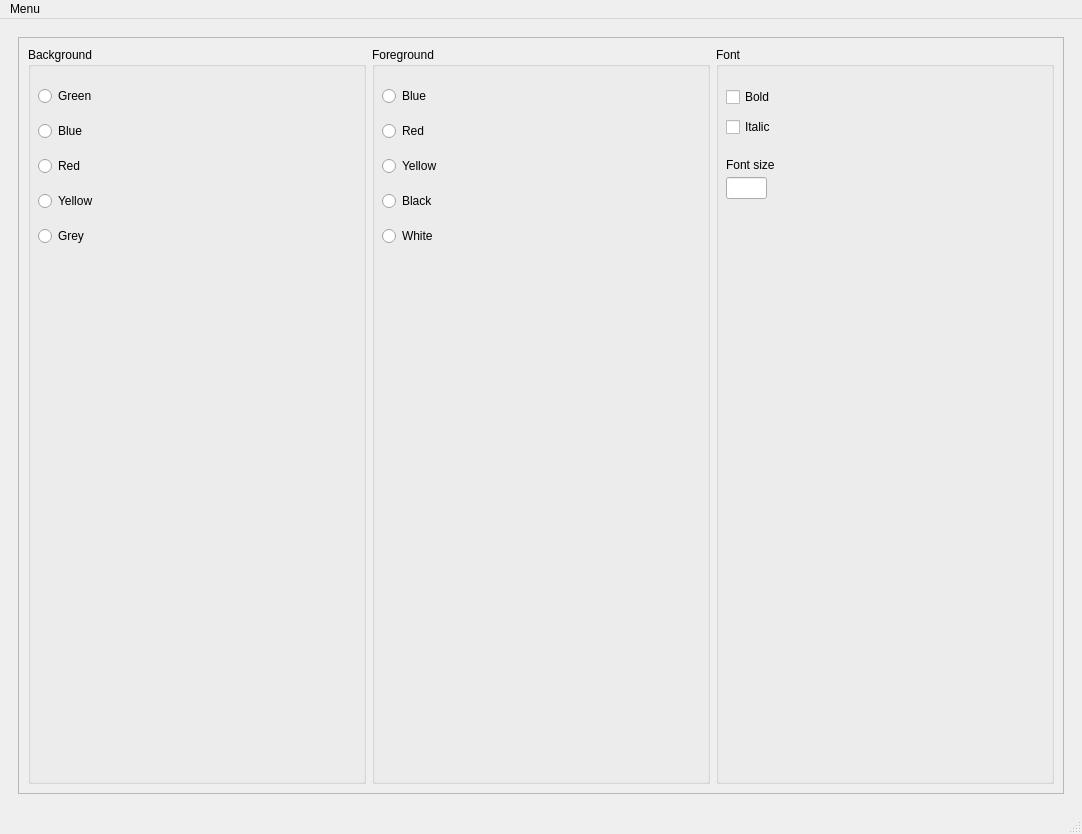
<?xml version="1.0" encoding="UTF-8"?>
<ui version="4.0">
 <class>MainWindow</class>
 <widget class="QMainWindow" name="MainWindow">
  <property name="geometry">
   <rect>
    <x>0</x>
    <y>0</y>
    <width>1082</width>
    <height>834</height>
   </rect>
  </property>
  <property name="sizePolicy">
   <sizepolicy hsizetype="Preferred" vsizetype="Preferred">
    <horstretch>1</horstretch>
    <verstretch>1</verstretch>
   </sizepolicy>
  </property>
  <property name="windowTitle">
   <string>MainWindow</string>
  </property>
  <property name="autoFillBackground">
   <bool>false</bool>
  </property>
  <widget class="QWidget" name="centralwidget">
   <property name="sizePolicy">
    <sizepolicy hsizetype="Preferred" vsizetype="Preferred">
     <horstretch>1</horstretch>
     <verstretch>1</verstretch>
    </sizepolicy>
   </property>
   <layout class="QGridLayout" name="gridLayout_6">
    <item row="0" column="0">
     <widget class="QStackedWidget" name="stackedWidget">
      <property name="sizePolicy">
       <sizepolicy hsizetype="Expanding" vsizetype="Expanding">
        <horstretch>1</horstretch>
        <verstretch>1</verstretch>
       </sizepolicy>
      </property>
      <property name="minimumSize">
       <size>
        <width>0</width>
        <height>0</height>
       </size>
      </property>
      <property name="currentIndex">
       <number>2</number>
      </property>
      <widget class="QWidget" name="page">
       <property name="sizePolicy">
        <sizepolicy hsizetype="Expanding" vsizetype="Expanding">
         <horstretch>1</horstretch>
         <verstretch>1</verstretch>
        </sizepolicy>
       </property>
       <layout class="QGridLayout" name="gridLayout_5">
        <item row="0" column="0">
         <widget class="QFrame" name="frame">
          <property name="frameShape">
           <enum>QFrame::StyledPanel</enum>
          </property>
          <property name="frameShadow">
           <enum>QFrame::Raised</enum>
          </property>
          <layout class="QGridLayout" name="gridLayout">
           <item row="2" column="0" colspan="2">
            <widget class="QLabel" name="labelCounter">
             <property name="sizePolicy">
              <sizepolicy hsizetype="Preferred" vsizetype="Expanding">
               <horstretch>0</horstretch>
               <verstretch>1</verstretch>
              </sizepolicy>
             </property>
             <property name="text">
              <string>Click Counter</string>
             </property>
            </widget>
           </item>
           <item row="1" column="0" colspan="2">
            <widget class="QLabel" name="copyTarget">
             <property name="sizePolicy">
              <sizepolicy hsizetype="Preferred" vsizetype="Expanding">
               <horstretch>0</horstretch>
               <verstretch>1</verstretch>
              </sizepolicy>
             </property>
             <property name="text">
              <string>Copy target</string>
             </property>
             <property name="indent">
              <number>0</number>
             </property>
            </widget>
           </item>
           <item row="0" column="0" colspan="2">
            <widget class="QLineEdit" name="lineEdit">
             <property name="sizePolicy">
              <sizepolicy hsizetype="Expanding" vsizetype="Expanding">
               <horstretch>0</horstretch>
               <verstretch>1</verstretch>
              </sizepolicy>
             </property>
             <property name="font">
              <font>
               <family>Segoe UI</family>
               <pointsize>11</pointsize>
               <italic>true</italic>
               <bold>true</bold>
               <underline>false</underline>
               <strikeout>false</strikeout>
              </font>
             </property>
             <property name="toolTip">
              <string>&lt;html&gt;&lt;head/&gt;&lt;body&gt;&lt;p&gt;Input is copied to copy target below&lt;/p&gt;&lt;/body&gt;&lt;/html&gt;</string>
             </property>
             <property name="text">
              <string/>
             </property>
             <property name="placeholderText">
              <string>Input is copied to target label below</string>
             </property>
            </widget>
           </item>
           <item row="2" column="2">
            <widget class="QPushButton" name="buttonClickCount">
             <property name="sizePolicy">
              <sizepolicy hsizetype="Minimum" vsizetype="Expanding">
               <horstretch>0</horstretch>
               <verstretch>1</verstretch>
              </sizepolicy>
             </property>
             <property name="text">
              <string>Add One</string>
             </property>
            </widget>
           </item>
           <item row="4" column="0" colspan="2">
            <widget class="QLineEdit" name="lineEdit_Weight">
             <property name="sizePolicy">
              <sizepolicy hsizetype="Expanding" vsizetype="Expanding">
               <horstretch>0</horstretch>
               <verstretch>1</verstretch>
              </sizepolicy>
             </property>
             <property name="font">
              <font>
               <family>Segoe UI</family>
               <pointsize>11</pointsize>
               <italic>true</italic>
               <bold>true</bold>
               <underline>false</underline>
               <strikeout>false</strikeout>
              </font>
             </property>
             <property name="toolTip">
              <string>&lt;html&gt;&lt;head/&gt;&lt;body&gt;&lt;p&gt;Input is copied to copy target below&lt;/p&gt;&lt;/body&gt;&lt;/html&gt;</string>
             </property>
             <property name="text">
              <string/>
             </property>
             <property name="placeholderText">
              <string>Input weight in kg</string>
             </property>
            </widget>
           </item>
           <item row="7" column="2">
            <widget class="QPushButton" name="buttonExit">
             <property name="sizePolicy">
              <sizepolicy hsizetype="Minimum" vsizetype="Expanding">
               <horstretch>0</horstretch>
               <verstretch>1</verstretch>
              </sizepolicy>
             </property>
             <property name="text">
              <string>Exit App</string>
             </property>
            </widget>
           </item>
           <item row="0" column="2">
            <widget class="QPushButton" name="buttonCopy">
             <property name="sizePolicy">
              <sizepolicy hsizetype="Minimum" vsizetype="Expanding">
               <horstretch>0</horstretch>
               <verstretch>1</verstretch>
              </sizepolicy>
             </property>
             <property name="text">
              <string>Copy</string>
             </property>
            </widget>
           </item>
           <item row="1" column="2">
            <widget class="QPushButton" name="buttonDelete">
             <property name="sizePolicy">
              <sizepolicy hsizetype="Minimum" vsizetype="Expanding">
               <horstretch>0</horstretch>
               <verstretch>1</verstretch>
              </sizepolicy>
             </property>
             <property name="text">
              <string>Delete</string>
             </property>
            </widget>
           </item>
           <item row="7" column="0">
            <spacer name="horizontalSpacer">
             <property name="sizePolicy">
              <sizepolicy hsizetype="Expanding" vsizetype="Expanding">
               <horstretch>0</horstretch>
               <verstretch>1</verstretch>
              </sizepolicy>
             </property>
             <property name="orientation">
              <enum>Qt::Horizontal</enum>
             </property>
             <property name="sizeHint" stdset="0">
              <size>
               <width>228</width>
               <height>67</height>
              </size>
             </property>
            </spacer>
           </item>
           <item row="6" column="0">
            <widget class="QLabel" name="bmiCalculation">
             <property name="sizePolicy">
              <sizepolicy hsizetype="Preferred" vsizetype="Expanding">
               <horstretch>0</horstretch>
               <verstretch>1</verstretch>
              </sizepolicy>
             </property>
             <property name="text">
              <string/>
             </property>
             <property name="indent">
              <number>0</number>
             </property>
            </widget>
           </item>
           <item row="6" column="2">
            <widget class="QPushButton" name="buttonCalculate_BMI_clicked">
             <property name="sizePolicy">
              <sizepolicy hsizetype="Minimum" vsizetype="Expanding">
               <horstretch>0</horstretch>
               <verstretch>1</verstretch>
              </sizepolicy>
             </property>
             <property name="text">
              <string>Calculate BMI</string>
             </property>
            </widget>
           </item>
           <item row="3" column="0" colspan="2">
            <widget class="QLineEdit" name="lineEdit_Height">
             <property name="sizePolicy">
              <sizepolicy hsizetype="Expanding" vsizetype="Expanding">
               <horstretch>0</horstretch>
               <verstretch>1</verstretch>
              </sizepolicy>
             </property>
             <property name="font">
              <font>
               <family>Segoe UI</family>
               <pointsize>11</pointsize>
               <italic>true</italic>
               <bold>true</bold>
               <underline>false</underline>
               <strikeout>false</strikeout>
              </font>
             </property>
             <property name="toolTip">
              <string>&lt;html&gt;&lt;head/&gt;&lt;body&gt;&lt;p&gt;Input is copied to copy target below&lt;/p&gt;&lt;/body&gt;&lt;/html&gt;</string>
             </property>
             <property name="text">
              <string/>
             </property>
             <property name="placeholderText">
              <string>Input height in meter (1.80)</string>
             </property>
            </widget>
           </item>
          </layout>
         </widget>
        </item>
       </layout>
      </widget>
      <widget class="QWidget" name="page_2">
       <layout class="QGridLayout" name="gridLayout_7">
        <item row="0" column="0">
         <widget class="QFrame" name="frame_2">
          <property name="frameShape">
           <enum>QFrame::StyledPanel</enum>
          </property>
          <property name="frameShadow">
           <enum>QFrame::Raised</enum>
          </property>
          <layout class="QGridLayout" name="gridLayout_2">
           <item row="0" column="0" rowspan="4">
            <widget class="QGroupBox" name="groupBox">
             <property name="title">
              <string>Numbersystems</string>
             </property>
             <widget class="QWidget" name="verticalLayoutWidget">
              <property name="geometry">
               <rect>
                <x>10</x>
                <y>20</y>
                <width>115</width>
                <height>111</height>
               </rect>
              </property>
              <layout class="QVBoxLayout" name="verticalLayout">
               <item>
                <widget class="QRadioButton" name="radioButtonBinary">
                 <property name="text">
                  <string>binary</string>
                 </property>
                </widget>
               </item>
               <item>
                <widget class="QRadioButton" name="radioButtonOctal">
                 <property name="text">
                  <string>octal</string>
                 </property>
                </widget>
               </item>
               <item>
                <widget class="QRadioButton" name="radioButtonHexadecimal">
                 <property name="text">
                  <string>hexadecimal</string>
                 </property>
                </widget>
               </item>
              </layout>
             </widget>
            </widget>
           </item>
           <item row="0" column="1">
            <widget class="QLabel" name="label">
             <property name="text">
              <string>Input</string>
             </property>
            </widget>
           </item>
           <item row="1" column="1">
            <widget class="QLineEdit" name="lineEditInput"/>
           </item>
           <item row="2" column="1">
            <widget class="QLabel" name="label_2">
             <property name="text">
              <string>Output</string>
             </property>
            </widget>
           </item>
           <item row="3" column="1">
            <widget class="QLineEdit" name="lineEditOutput">
             <property name="readOnly">
              <bool>true</bool>
             </property>
            </widget>
           </item>
          </layout>
         </widget>
        </item>
       </layout>
      </widget>
      <widget class="QWidget" name="page_3">
       <layout class="QGridLayout" name="gridLayout_8">
        <item row="0" column="0">
         <widget class="QFrame" name="frame_3">
          <property name="frameShape">
           <enum>QFrame::StyledPanel</enum>
          </property>
          <property name="frameShadow">
           <enum>QFrame::Raised</enum>
          </property>
          <layout class="QGridLayout" name="gridLayout_4">
           <item row="0" column="0">
            <widget class="QGroupBox" name="groupBoxBackground">
             <property name="title">
              <string>Background</string>
             </property>
             <widget class="QWidget" name="verticalLayoutWidget_3">
              <property name="geometry">
               <rect>
                <x>10</x>
                <y>30</y>
                <width>101</width>
                <height>181</height>
               </rect>
              </property>
              <layout class="QVBoxLayout" name="verticalLayout_3">
               <item>
                <widget class="QRadioButton" name="radioButtonBackgroundGreen">
                 <property name="text">
                  <string>Green</string>
                 </property>
                </widget>
               </item>
               <item>
                <widget class="QRadioButton" name="radioButtonBackgroundBlue">
                 <property name="text">
                  <string>Blue</string>
                 </property>
                </widget>
               </item>
               <item>
                <widget class="QRadioButton" name="radioButtonBackgroundRed">
                 <property name="text">
                  <string>Red</string>
                 </property>
                </widget>
               </item>
               <item>
                <widget class="QRadioButton" name="radioButtonBackgroundYellow">
                 <property name="text">
                  <string>Yellow</string>
                 </property>
                </widget>
               </item>
               <item>
                <widget class="QRadioButton" name="radioButtonBackgroundGrey">
                 <property name="text">
                  <string>Grey</string>
                 </property>
                </widget>
               </item>
              </layout>
             </widget>
            </widget>
           </item>
           <item row="0" column="1">
            <widget class="QGroupBox" name="groupBoxForeground">
             <property name="title">
              <string>Foreground</string>
             </property>
             <widget class="QWidget" name="verticalLayoutWidget_2">
              <property name="geometry">
               <rect>
                <x>10</x>
                <y>30</y>
                <width>101</width>
                <height>181</height>
               </rect>
              </property>
              <layout class="QVBoxLayout" name="verticalLayout_2">
               <item>
                <widget class="QRadioButton" name="radioButtonForegroundBlue">
                 <property name="text">
                  <string>Blue</string>
                 </property>
                </widget>
               </item>
               <item>
                <widget class="QRadioButton" name="radioButtonForegroundRed">
                 <property name="text">
                  <string>Red</string>
                 </property>
                </widget>
               </item>
               <item>
                <widget class="QRadioButton" name="radioButtonForegroundYellow">
                 <property name="text">
                  <string>Yellow</string>
                 </property>
                </widget>
               </item>
               <item>
                <widget class="QRadioButton" name="radioButtonForegroundBlack">
                 <property name="text">
                  <string>Black</string>
                 </property>
                </widget>
               </item>
               <item>
                <widget class="QRadioButton" name="radioButtonForegroundWhite">
                 <property name="text">
                  <string>White</string>
                 </property>
                </widget>
               </item>
              </layout>
             </widget>
            </widget>
           </item>
           <item row="0" column="2">
            <widget class="QGroupBox" name="groupBoxFont">
             <property name="title">
              <string>Font</string>
             </property>
             <widget class="QCheckBox" name="checkBoxBold">
              <property name="geometry">
               <rect>
                <x>10</x>
                <y>40</y>
                <width>76</width>
                <height>20</height>
               </rect>
              </property>
              <property name="text">
               <string>Bold</string>
              </property>
             </widget>
             <widget class="QCheckBox" name="checkBoxItalic">
              <property name="geometry">
               <rect>
                <x>10</x>
                <y>70</y>
                <width>76</width>
                <height>20</height>
               </rect>
              </property>
              <property name="text">
               <string>Italic</string>
              </property>
             </widget>
             <widget class="QLabel" name="labelSize">
              <property name="geometry">
               <rect>
                <x>10</x>
                <y>110</y>
                <width>71</width>
                <height>16</height>
               </rect>
              </property>
              <property name="text">
               <string>Font size</string>
              </property>
             </widget>
             <widget class="QLineEdit" name="lineEditSize">
              <property name="geometry">
               <rect>
                <x>10</x>
                <y>130</y>
                <width>41</width>
                <height>22</height>
               </rect>
              </property>
             </widget>
            </widget>
           </item>
          </layout>
         </widget>
        </item>
       </layout>
      </widget>
      <widget class="QWidget" name="page_4">
       <layout class="QGridLayout" name="gridLayout_9">
        <item row="0" column="0">
         <widget class="QFrame" name="frame_4">
          <property name="frameShape">
           <enum>QFrame::StyledPanel</enum>
          </property>
          <property name="frameShadow">
           <enum>QFrame::Raised</enum>
          </property>
          <layout class="QGridLayout" name="gridLayout_3">
           <item row="0" column="0">
            <widget class="QLabel" name="colorPreview">
             <property name="autoFillBackground">
              <bool>true</bool>
             </property>
             <property name="text">
              <string/>
             </property>
            </widget>
           </item>
           <item row="1" column="0">
            <widget class="QLabel" name="label_3">
             <property name="text">
              <string>Green</string>
             </property>
            </widget>
           </item>
           <item row="1" column="1">
            <widget class="QLabel" name="greenValue">
             <property name="text">
              <string/>
             </property>
            </widget>
           </item>
           <item row="2" column="0">
            <widget class="QSlider" name="greenSlider">
             <property name="sizePolicy">
              <sizepolicy hsizetype="Preferred" vsizetype="Preferred">
               <horstretch>0</horstretch>
               <verstretch>0</verstretch>
              </sizepolicy>
             </property>
             <property name="orientation">
              <enum>Qt::Horizontal</enum>
             </property>
            </widget>
           </item>
           <item row="3" column="0">
            <widget class="QLabel" name="label_5">
             <property name="text">
              <string>Blue</string>
             </property>
            </widget>
           </item>
           <item row="3" column="1">
            <widget class="QLabel" name="blueValue">
             <property name="text">
              <string/>
             </property>
            </widget>
           </item>
           <item row="4" column="0">
            <widget class="QSlider" name="blueSlider">
             <property name="sizePolicy">
              <sizepolicy hsizetype="Preferred" vsizetype="Preferred">
               <horstretch>0</horstretch>
               <verstretch>0</verstretch>
              </sizepolicy>
             </property>
             <property name="orientation">
              <enum>Qt::Horizontal</enum>
             </property>
            </widget>
           </item>
           <item row="5" column="0">
            <widget class="QLabel" name="label_4">
             <property name="text">
              <string>Red</string>
             </property>
            </widget>
           </item>
           <item row="5" column="1">
            <widget class="QLabel" name="redValue">
             <property name="text">
              <string/>
             </property>
            </widget>
           </item>
           <item row="6" column="0">
            <widget class="QSlider" name="redSlider">
             <property name="sizePolicy">
              <sizepolicy hsizetype="Preferred" vsizetype="Preferred">
               <horstretch>0</horstretch>
               <verstretch>0</verstretch>
              </sizepolicy>
             </property>
             <property name="orientation">
              <enum>Qt::Horizontal</enum>
             </property>
            </widget>
           </item>
          </layout>
         </widget>
        </item>
       </layout>
      </widget>
     </widget>
    </item>
   </layout>
  </widget>
  <widget class="QMenuBar" name="menubar">
   <property name="geometry">
    <rect>
     <x>0</x>
     <y>0</y>
     <width>1082</width>
     <height>25</height>
    </rect>
   </property>
   <widget class="QMenu" name="menuMenu">
    <property name="title">
     <string>Menu</string>
    </property>
    <addaction name="actionWindow_1"/>
    <addaction name="actionWindow_2"/>
    <addaction name="actionWindow_3"/>
    <addaction name="actionWindow_4"/>
   </widget>
   <addaction name="menuMenu"/>
  </widget>
  <widget class="QStatusBar" name="statusbar"/>
  <action name="actionWindow_2">
   <property name="text">
    <string>Number sytem converter</string>
   </property>
  </action>
  <action name="actionWindow_1">
   <property name="text">
    <string>BMI Calculation</string>
   </property>
  </action>
  <action name="actionWindow_3">
   <property name="text">
    <string>Style configuration</string>
   </property>
  </action>
  <action name="actionWindow_4">
   <property name="text">
    <string>Color mixer</string>
   </property>
  </action>
 </widget>
 <resources/>
 <connections/>
</ui>
